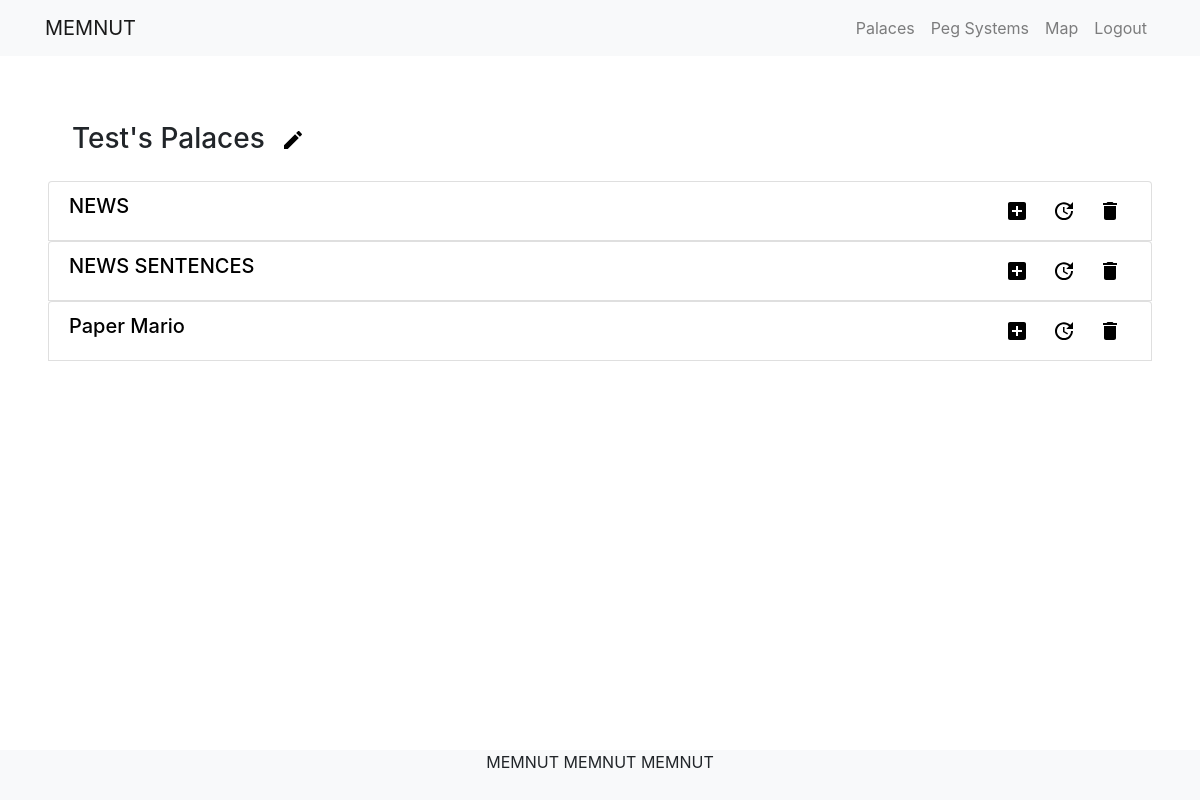
The page /user/palaces/ (signed in) on the database its author committed.
### streetmarkers/models.py (models this page shows, shortened)
class Palace(models.Model):
    title = models.CharField(max_length=30)
    createdBy = models.ForeignKey(User, on_delete=models.PROTECT)
    def get_user_path_set(self):
        return self.path_set.filter(createdBy=self.createdBy)

### streetmarkers/views.py (the view)
# urls.py: path('user/palaces/', views.UserPalaceView.as_view(), name='user_palace'),
class UserPalaceView(LoginRequiredMixin, ListView):
    model = Palace
    template_name = 'streetmarkers/user_palace.html'
    paginate_by = 5
    def get_queryset(self):
        return Palace.objects.filter(createdBy=self.request.user).order_by('title')

### streetmarkers/models.py (called while the page is built)
    def get_user_marker_set(self):
        return self.basemarker_set.filter(path=self)

### streetmarkers/templates/streetmarkers/user_palace.html (shortened to what this page needs)
{% extends 'base_generic.html' %}
{% load static %}
{% block content %}
<div id="palaces">
  <h3 class="m-4 ">
    {{ user.username|title }}'s Palaces
    <span class="btn btn-default btn-sm">
      <a href="{% url 'streetmarkers:palace_create' %}">
        <img src="{% static 'svg/create.svg' %}">
      </a>
    </span>
  </h3>
  {% if palace_list %}
  <div>
    {% for palace in palace_list %}
    <div class="list-group">
      <button class="list-group-item d-flex justify-content-between" type="button" data-toggle="collapse"
        data-target="#paths-{{ forloop.counter0 }}" aria-expanded="false" aria-controls="paths-{{ forloop.counter0 }}">
        <h5>
          {{ palace.title }}
        </h5>
        <div>
          <span class="btn btn-default btn-sm">
            <a href="{% url 'streetmarkers:path_create' palace.pk %}">
              <img src="{% static 'svg/add.svg' %}">
            </a>
          </span>
          <span class="btn btn-default btn-sm">
            <a href="{% url 'streetmarkers:palace_update' palace.pk %}">
              <img src="{% static 'svg/update.svg' %}">
            </a>
          </span>
          <span class="btn btn-default btn-sm">
            <a href="{% url 'streetmarkers:palace_delete' palace.pk %}">
              <img src="{% static 'svg/delete.svg' %}">
            </a>
          </span>
      </button>
      {% endfor %}
    </div>
  </div>
  {% else %}
  <p>You don't have any palaces yet. Why don't you <a href="{% url 'streetmarkers:map' %}">create</a> one?</p>
  {% endif %}
</div>
{% endblock %}

### rows shown on the page
Palace: title "NEWS"
Palace: title "NEWS SENTENCES"
Palace: title "Paper Mario"

### other values the page prints
{{ user.username|title }} "Test"
